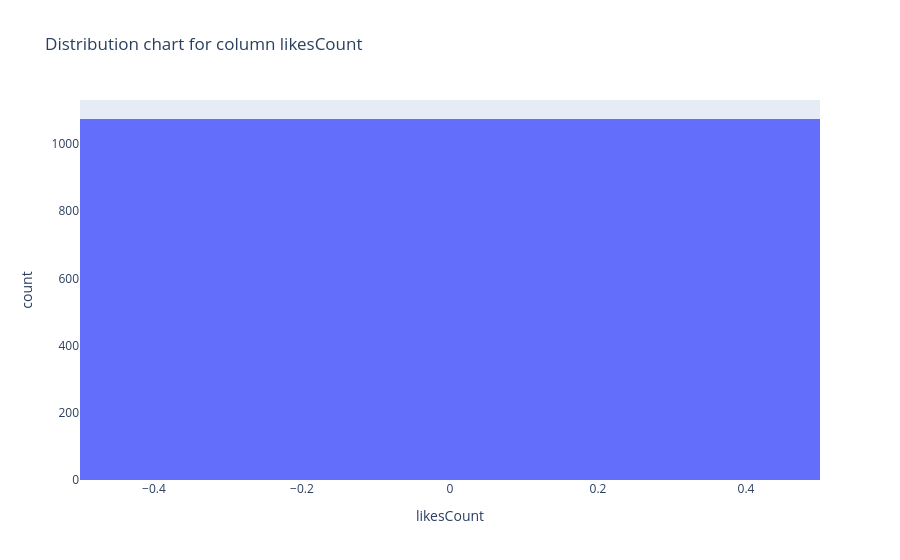
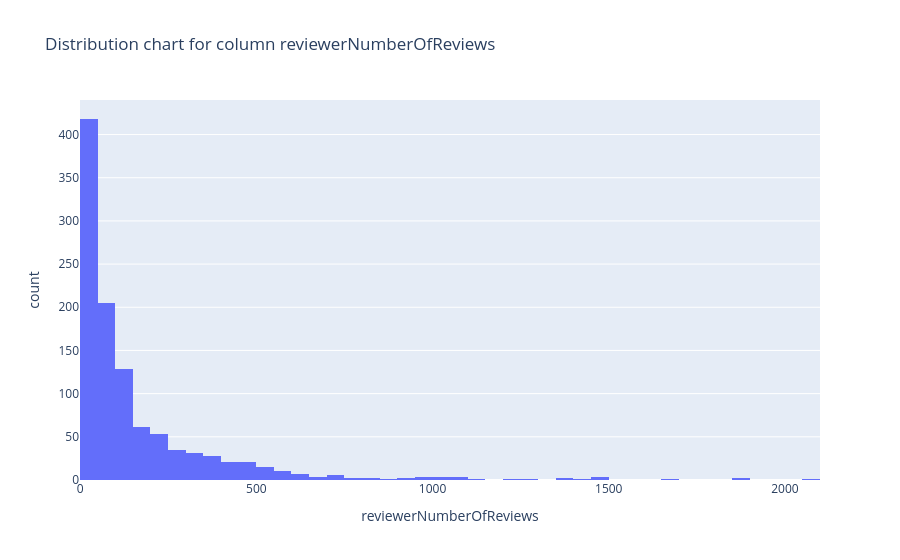
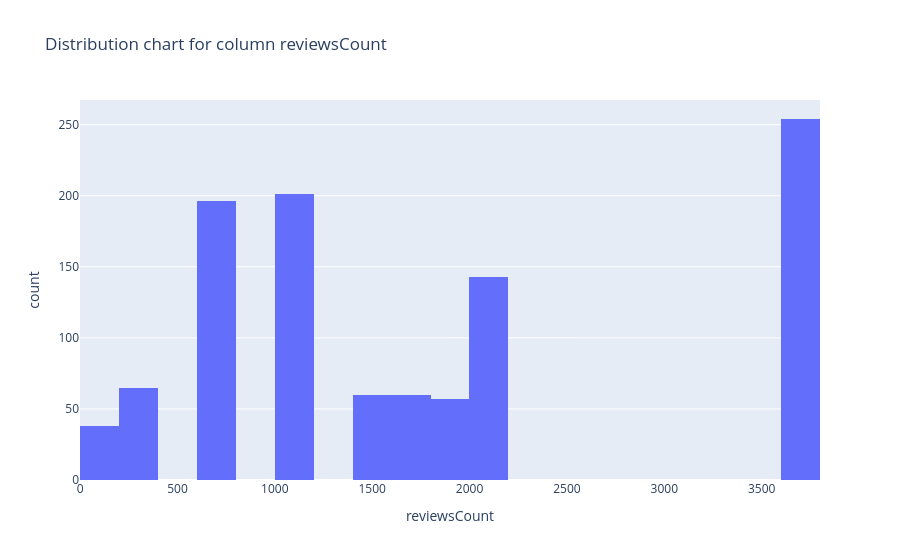
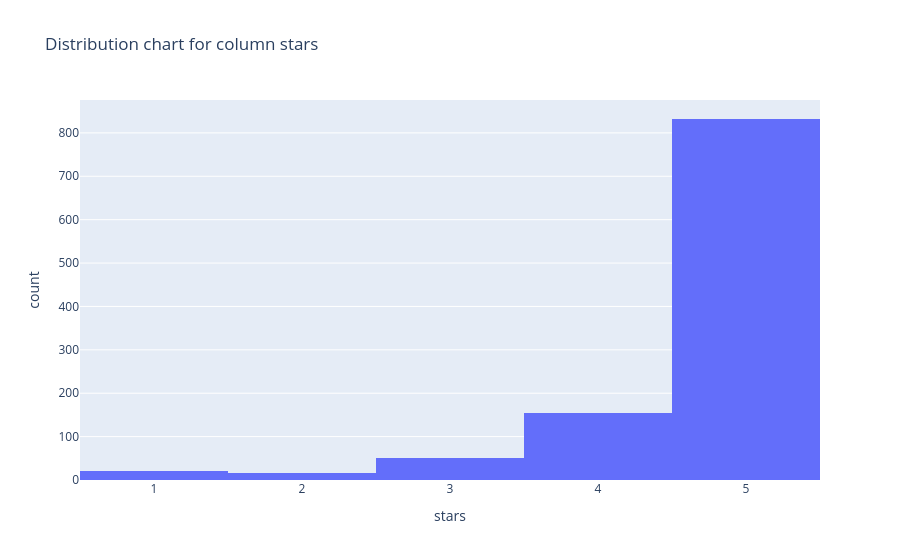

Here is the notebook cell these charts were saved with, in order:
### Markdown cell above
## Categorical to categorical univariate analysis 
1. Is advertisement: All of the data from the museums have not been advertized. We will remove this column.
2. Is Local guide: 940 out of 1074 of the dataset had local guides with them, which makes up for 87.5 percent. Could those that didn't have guides have received negative reviews?
3. Temporarily closed : All false, we will remove this column.
4. Review context reservation recommended: This describes the review based on the tourist being required to reserve the trip or not. 58 percent of the reviews are none, 35% didn't need, and 3 percent were unsure, leaving only 2.5 percent who needed to reserve. Considering that most are none, we will ignore.
5. Review context viewed on: Ignore.
6. Review context wait time: Ignore

### Code cell
for i in dff.select_dtypes([int,float]).columns:
    fig=px.histogram(data_frame=df_filtered,x=i, title=f"Distribution chart for column {i}")
    fig.show()

### Figure 1 — Plotly figure (JSON) as saved in the notebook; plotly's stock layout.template omitted (floating-point values rounded to 4 significant figures; data arrays with more than 128 entries replaced by an {"elided": "..."} marker saying what was removed)
{"data": [{"alignmentgroup": "True", "bingroup": "x", "hovertemplate": "likesCount=%{x}<br>count=%{y}<extra></extra>", "legendgroup": "", "marker": {"color": "#636efa", "pattern": {"shape": ""}}, "name": "", "offsetgroup": "", "orientation": "v", "showlegend": false, "type": "histogram", "x": {"elided": "1074 int values"}, "xaxis": "x", "yaxis": "y"}], "layout": {"autosize": true, "barmode": "relative", "legend": {"tracegroupgap": 0}, "title": {"text": "Distribution chart for column likesCount"}, "xaxis": {"anchor": "y", "autorange": true, "domain": [0, 1], "range": [-0.5, 0.5], "title": {"text": "likesCount"}, "type": "linear"}, "yaxis": {"anchor": "x", "autorange": true, "domain": [0, 1], "range": [0, 1131.0], "title": {"text": "count"}}}}

### Figure 2 — Plotly figure (JSON) as saved in the notebook; plotly's stock layout.template omitted (floating-point values rounded to 4 significant figures; data arrays with more than 128 entries replaced by an {"elided": "..."} marker saying what was removed)
{"data": [{"alignmentgroup": "True", "bingroup": "x", "hovertemplate": "reviewerNumberOfReviews=%{x}<br>count=%{y}<extra></extra>", "legendgroup": "", "marker": {"color": "#636efa", "pattern": {"shape": ""}}, "name": "", "offsetgroup": "", "orientation": "v", "showlegend": false, "type": "histogram", "x": {"elided": "1074 int values"}, "xaxis": "x", "yaxis": "y"}], "layout": {"autosize": true, "barmode": "relative", "legend": {"tracegroupgap": 0}, "title": {"text": "Distribution chart for column reviewerNumberOfReviews"}, "xaxis": {"anchor": "y", "autorange": true, "domain": [0, 1], "range": [-0.5, 2100.0], "title": {"text": "reviewerNumberOfReviews"}, "type": "linear"}, "yaxis": {"anchor": "x", "autorange": true, "domain": [0, 1], "range": [0, 440], "title": {"text": "count"}}}}

### Figure 3 — Plotly figure (JSON) as saved in the notebook; plotly's stock layout.template omitted (floating-point values rounded to 4 significant figures; data arrays with more than 128 entries replaced by an {"elided": "..."} marker saying what was removed)
{"data": [{"alignmentgroup": "True", "bingroup": "x", "hovertemplate": "reviewsCount=%{x}<br>count=%{y}<extra></extra>", "legendgroup": "", "marker": {"color": "#636efa", "pattern": {"shape": ""}}, "name": "", "offsetgroup": "", "orientation": "v", "showlegend": false, "type": "histogram", "x": {"elided": "1074 int values"}, "xaxis": "x", "yaxis": "y"}], "layout": {"autosize": true, "barmode": "relative", "legend": {"tracegroupgap": 0}, "title": {"text": "Distribution chart for column reviewsCount"}, "xaxis": {"anchor": "y", "autorange": true, "domain": [0, 1], "range": [-0.5, 3800.0], "title": {"text": "reviewsCount"}, "type": "linear"}, "yaxis": {"anchor": "x", "autorange": true, "domain": [0, 1], "range": [0, 267.4], "title": {"text": "count"}}}}

### Figure 4 — Plotly figure (JSON) as saved in the notebook; plotly's stock layout.template omitted (floating-point values rounded to 4 significant figures; data arrays with more than 128 entries replaced by an {"elided": "..."} marker saying what was removed)
{"data": [{"alignmentgroup": "True", "bingroup": "x", "hovertemplate": "stars=%{x}<br>count=%{y}<extra></extra>", "legendgroup": "", "marker": {"color": "#636efa", "pattern": {"shape": ""}}, "name": "", "offsetgroup": "", "orientation": "v", "showlegend": false, "type": "histogram", "x": {"elided": "1074 int values"}, "xaxis": "x", "yaxis": "y"}], "layout": {"autosize": true, "barmode": "relative", "legend": {"tracegroupgap": 0}, "title": {"text": "Distribution chart for column stars"}, "xaxis": {"anchor": "y", "autorange": true, "domain": [0, 1], "range": [0.5, 5.5], "title": {"text": "stars"}, "type": "linear"}, "yaxis": {"anchor": "x", "autorange": true, "domain": [0, 1], "range": [0, 875.8], "title": {"text": "count"}}}}
